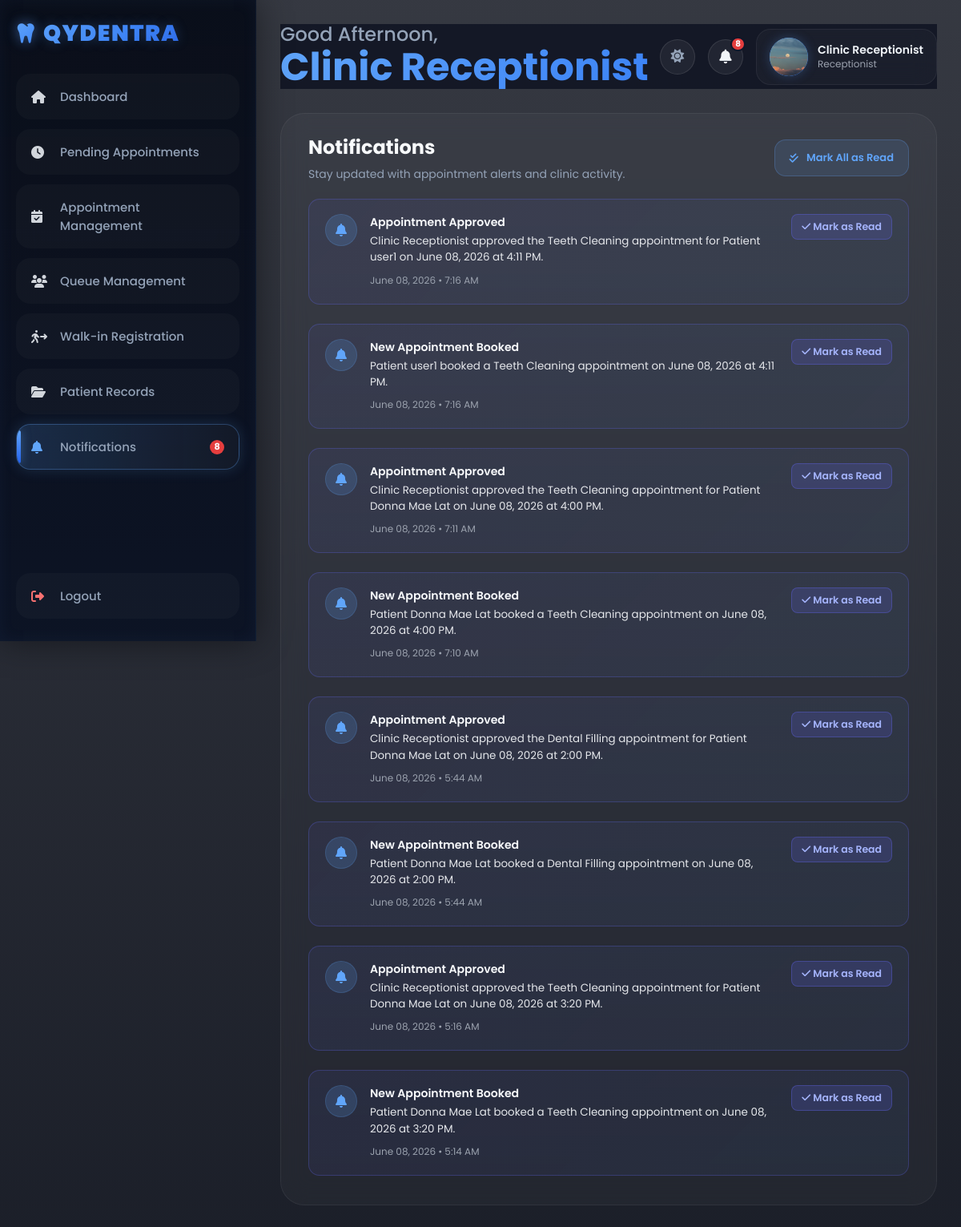
Screenshot of /qydentra_themed/receptionist/notifications.php (signed in) with the database file from the repository.
### tables this page shows
CREATE TABLE `receptionist_notifications` (
  `receptionist_notification_id` varchar(10) NOT NULL,
  `receptionist_id` varchar(10) NOT NULL,
  `title` varchar(100) NOT NULL,
  `message` text NOT NULL,
  `type` enum('Appointment','Queue','System') DEFAULT 'Appointment',
  `status` enum('Unread','Read') DEFAULT 'Unread',
  `appointment_id` varchar(10) DEFAULT NULL,
  `created_at` timestamp NOT NULL DEFAULT current_timestamp(),
  PRIMARY KEY (`receptionist_notification_id`),
  KEY `receptionist_id` (`receptionist_id`),
  KEY `appointment_id` (`appointment_id`),
  CONSTRAINT `receptionist_notifications_ibfk_1` FOREIGN KEY (`receptionist_id`) REFERENCES `staffs` (`staff_id`),
  CONSTRAINT `receptionist_notifications_ibfk_2` FOREIGN KEY (`appointment_id`) REFERENCES `appointments` (`appointment_id`) ON DELETE SET NULL
);

### qydentra_themed/receptionist/notifications.php (the view, shortened to what this page needs)
<?php
include("../includes/auth_check.php");
$user_id = $_SESSION['user_id'];
?>
<?php include("../includes/receptionist_header.php"); ?>
<body>
<?php include("../includes/receptionist_sidebar.php"); ?>
<div class="main">
<?php include("../includes/receptionist_topbar.php"); ?>
<div class="table-container hover-glow">
<div class="table-header">
<div>
<h2>Notifications</h2>
<p>Stay updated with appointment alerts and clinic activity.</p>
</div>
<?php
$unread_check = mysqli_fetch_assoc(mysqli_query($conn,
    "SELECT COUNT(*) AS cnt FROM receptionist_notifications WHERE receptionist_id='$user_id' AND status='Unread'"
));
if((int)$unread_check['cnt'] > 0):
?>
<form method="POST">
<button type="submit" name="mark_all_read" class="table-btn">
<i class="fa-solid fa-check-double"></i> Mark All as Read
</button>
</form>
<?php endif; ?>
</div>
<div class="notification-wrapper">
<?php
$sql = "SELECT *
        FROM receptionist_notifications
        WHERE receptionist_id = '$user_id'
        ORDER BY created_at DESC";
$result = mysqli_query($conn, $sql);
if(mysqli_num_rows($result) > 0){
    while($row = mysqli_fetch_assoc($result)){
        $notifClass = ($row['status'] == 'Unread') ? "unread" : "";
?>
<div class="notification-card <?php echo $notifClass; ?>">
<div class="notification-icon">
<i class="fa-solid fa-bell"></i>
</div>
<div class="notification-content">
<strong><?php echo htmlspecialchars($row['title']); ?></strong>
<p><?php echo htmlspecialchars($row['message']); ?></p>
<small><?php echo date("F d, Y • g:i A", strtotime($row['created_at'])); ?></small>
</div>
<div class="notification-actions">
<?php if($row['status'] == 'Unread'): ?>
<form method="POST" style="margin:0;">
<button type="submit" name="mark_read" class="mark-read-btn">
<i class="fa-solid fa-check"></i> Mark as Read
</button>
</form>
<?php else: ?>
<span class="read-label"><i class="fa-solid fa-circle-check"></i> Read</span>
<?php endif; ?>
</div>
</div>
<?php
    }
} ?>
</div>
</div>
</div>
</body>
</html>

### qydentra_themed/assets/css/dashboard.css (style rules this page uses)
* { margin:0; padding:0; box-sizing:border-box; font-family:'Poppins',sans-serif; }
body { background: linear-gradient(rgba(3,7,18,0.80),rgba(3,7,18,0.90)), url('https://images.unsplash.com/photo-1506744038136-46273834b3fb?q=80&w=1974&auto=format&fit=crop'); background-size:cover; background-position:center; background-attachment:fixed; min-height:100vh; display:flex; color:white; overflow-x:hidden; }
.main { margin-left:320px; padding:30px; width:100%; }
.table-container { padding:24px 34px; border-radius:30px; background: linear-gradient( 145deg, rgba(255,255,255,0.05), rgba(255,255,255,0.025) ); border:1px solid rgba(255,255,255,0.05); backdrop-filter:blur(16px); margin-top:0px; width:100%; overflow:hidden; }
.table-header { display:flex; justify-content:space-between; align-items:center; margin-bottom:20px; }
.table-header div { display:flex; flex-direction:column; gap:6px; }
.table-header h2 { font-size:24px; font-weight:700; margin:0; }
.table-header p { font-size:14px; color:#9ca3af; line-height:1.5; margin:0; }
.table-btn { display:inline-flex; align-items:center; justify-content:center; gap:10px; padding:12px 18px; border-radius:14px; background:rgba(255,255,255,0.05); border:1px solid rgba(255,255,255,0.06); color:#e5e7eb; font-size:13px; font-weight:600; cursor:pointer; text-decoration:none; white-space:nowrap; transition:0.3s ease; }
.table-btn i { font-size:13px; color:inherit; }
.notification-wrapper { display:flex; flex-direction:column; gap:12px; margin-top:10px; }
.notification-card { display:flex; align-items:flex-start; gap:14px; padding:16px 18px; border-radius:16px; background:rgba(255,255,255,0.04); border:1px solid rgba(255,255,255,0.06); position:relative; transition:0.3s ease; }
.notification-icon { width:44px; height:44px; border-radius:14px; display:flex; align-items:center; justify-content:center; background:rgba(96,165,250,0.18); border:1px solid rgba(96,165,250,0.18); flex-shrink:0; }
.notification-icon i { color:#60A5FA; font-size:16px; }
.notification-content { flex:1; }
.notification-content p { font-size:14px; color:#e5e7eb; margin-bottom:6px; line-height:1.4; }
.notification-content small { font-size:12px; color:#9ca3af; }
.notification-card.unread { background: linear-gradient(135deg, rgba(99,102,241,0.08), rgba(96,165,250,0.06)); border-color: rgba(99,102,241,0.28); }
.notification-actions { display: flex; flex-direction: column; align-items: flex-end; gap: 8px; flex-shrink: 0; margin-left: auto; }
.mark-read-btn { background: rgba(99,102,241,0.18); color: #a5b4fc; border: 1px solid rgba(99,102,241,0.35); border-radius: 8px; padding: 6px 12px; font-size: 0.78rem; font-weight: 600; cursor: pointer; transition: background 0.2s, color 0.2s; white-space: nowrap; }
.notification-content p, .pat-notif-msg { color: #e2e8f0 !important; }
.notification-content small, .pat-notif-time { color: #94a3b8 !important; }

### qydentra_themed/assets/css/receptionist.css (style rules this page uses)
.notification-content strong { display: block; font-size: 0.9rem; margin-bottom: 2px; color: var(--text-primary, #1a202c); }
.notification-card { display: flex; align-items: flex-start; gap: 16px; padding: 18px 20px; border-radius: 14px; background: rgba(255,255,255,0.04); border: 1px solid rgba(255,255,255,0.07); margin-bottom: 12px; transition: background 0.2s; }
.notification-card.unread { background: rgba(99,102,241,0.1); border-color: rgba(99,102,241,0.25); }
.notification-actions { display: flex; flex-direction: column; align-items: flex-end; gap: 8px; margin-left: auto; flex-shrink: 0; }
.mark-read-btn { background: rgba(99,102,241,0.18); color: #a5b4fc; border: 1px solid rgba(99,102,241,0.35); border-radius: 8px; padding: 6px 12px; font-size: 0.78rem; font-weight: 600; cursor: pointer; transition: background 0.2s, color 0.2s; white-space: nowrap; }
.notification-content strong { display: block; font-size: 0.88rem; color: #e2e8f0; margin-bottom: 3px; font-weight: 600; }
.notification-content p { color: #94a3b8; font-size: 0.84rem; margin-bottom: 4px; line-height: 1.5; }
.notification-content small { color: #475569; font-size: 0.75rem; }
.notification-icon { width: 40px; height: 40px; border-radius: 50%; background: rgba(99,102,241,0.15); display: flex; align-items: center; justify-content: center; color: #818cf8; font-size: 1rem; flex-shrink: 0; }
table th, table td, .table-container p, .table-header p, .card p, .service-info p, .table-date, .queue-pill, .empty-state p { color: #cbd5e1; }

### rows the page displays
receptionist_notifications: title "Appointment Approved", message "Clinic Receptionist approved the Teeth Cleaning appointment for Patient user1 on June 08, 2026 at 4:11 PM.", created_at "June 08, 2026 • 7:16 AM"
receptionist_notifications: title "New Appointment Booked", message "Patient user1 booked a Teeth Cleaning appointment on June 08, 2026 at 4:11 PM.", created_at "June 08, 2026 • 7:16 AM"
receptionist_notifications: title "Appointment Approved", message "Clinic Receptionist approved the Teeth Cleaning appointment for Patient Donna Mae Lat on June 08, 2026 at 4:00 PM.", created_at "June 08, 2026 • 7:11 AM"
receptionist_notifications: title "New Appointment Booked", message "Patient Donna Mae Lat booked a Teeth Cleaning appointment on June 08, 2026 at 4:00 PM.", created_at "June 08, 2026 • 7:10 AM"
receptionist_notifications: title "Appointment Approved", message "Clinic Receptionist approved the Dental Filling appointment for Patient Donna Mae Lat on June 08, 2026 at 2:00 PM.", created_at "June 08, 2026 • 5:44 AM"
receptionist_notifications: title "New Appointment Booked", message "Patient Donna Mae Lat booked a Dental Filling appointment on June 08, 2026 at 2:00 PM.", created_at "June 08, 2026 • 5:44 AM"
receptionist_notifications: title "Appointment Approved", message "Clinic Receptionist approved the Teeth Cleaning appointment for Patient Donna Mae Lat on June 08, 2026 at 3:20 PM.", created_at "June 08, 2026 • 5:16 AM"
receptionist_notifications: title "New Appointment Booked", message "Patient Donna Mae Lat booked a Teeth Cleaning appointment on June 08, 2026 at 3:20 PM.", created_at "June 08, 2026 • 5:14 AM"

### other values shown
$unread_count "8"
$greeting "Good Afternoon"
$name "Clinic Receptionist"
$topbar_unread "8"
